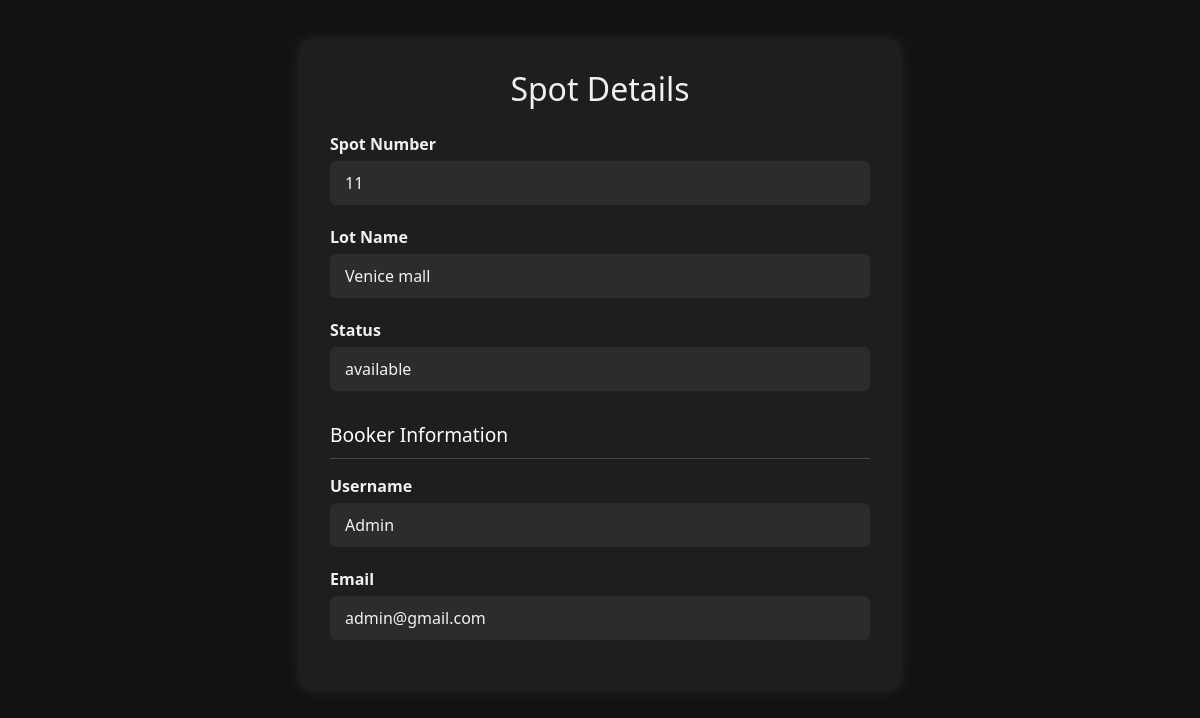
/spot_details/11, run on an earlier commit of the app's database.
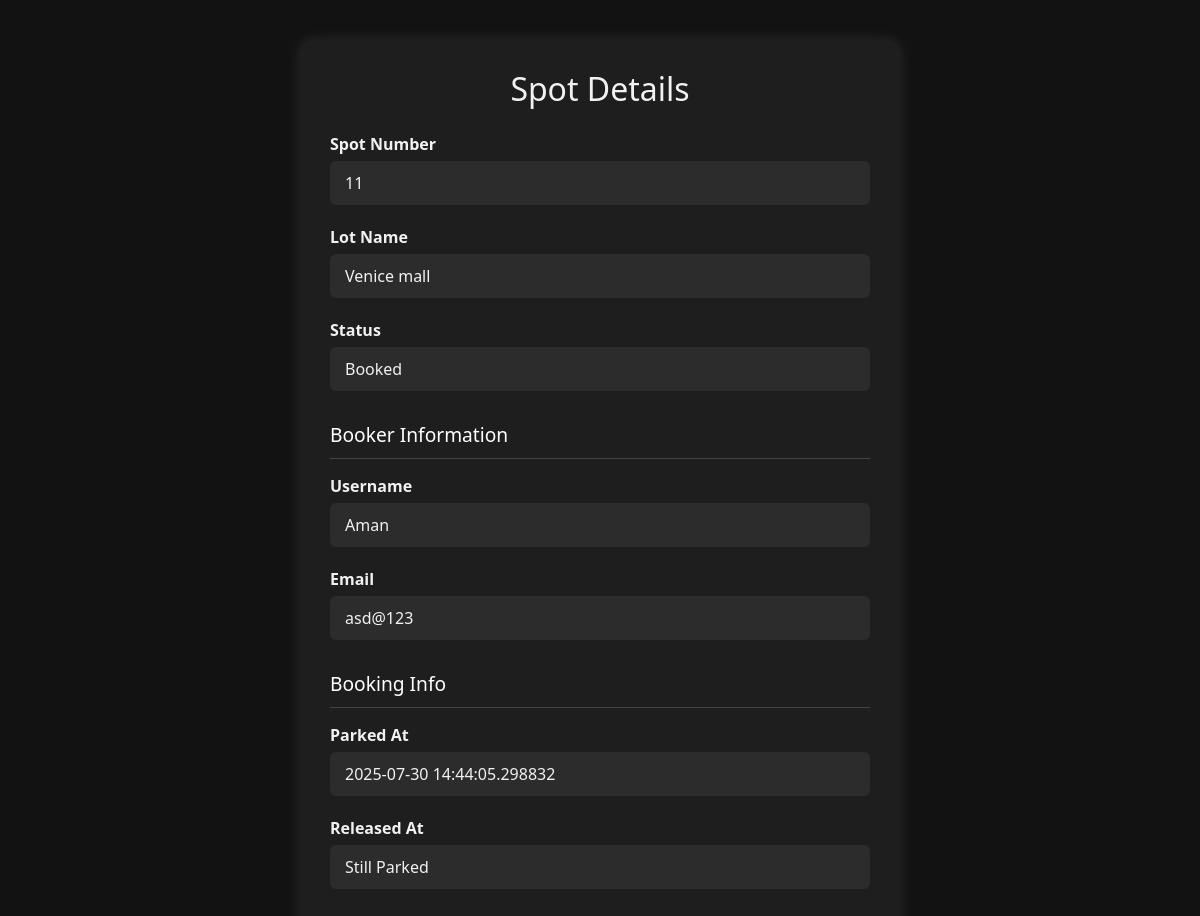
And on a later commit of the database.
### models.py (models this page shows)
class Spot(db.Model):
    id = db.Column(db.Integer, primary_key=True)
    lot_id = db.Column(db.Integer, db.ForeignKey('lot.id'), nullable=False)
    user_id = db.Column(db.Integer, db.ForeignKey('user.id'), nullable=True)
    spot_number = db.Column(db.Integer, nullable = False)
    status = db.Column(db.String(), default='available')
    user = db.relationship('User', backref='spots')
    releases = db.relationship('Release', backref='spot', lazy=True)

class User(db.Model):
    id = db.Column(db.Integer, primary_key=True)
    username = db.Column(db.String(), unique=True, nullable=False)
    email = db.Column(db.String(), unique=True, nullable=False)
    password = db.Column(db.String(), nullable=False)
    role = db.Column(db.String(), default='user')
    location = db.Column(db.String(), unique=False, nullable=True)
    vehicle_number = db.Column(db.String(), unique=True,nullable=True)
    pin = db.Column(db.Integer,nullable=True)
    posts = db.relationship('Release', backref='user', lazy=True)

class Release(db.Model):
    id = db.Column(db.Integer, primary_key=True)
    spot_id = db.Column(db.Integer, db.ForeignKey('spot.id'), nullable=False)
    user_id = db.Column(db.Integer, db.ForeignKey('user.id'), nullable=False)
    parked_at = db.Column(db.DateTime, server_default=db.func.now())
    released_at = db.Column(db.DateTime, nullable=True)
    cost = db.Column(db.Integer, nullable=True)

### app.py (the view)
@app.route('/spot_details/<int:spot_id>')
def spot_details(spot_id):
    spot = Spot.query.get_or_404(spot_id)
    if spot.status.lower() != 'booked' and spot.user_id is None:
        return "This spot is not currently booked.", 404
    user = User.query.get(spot.user_id)
    release = Release.query.filter_by(spot_id=spot.id, user_id=user.id).order_by(Release.parked_at.desc()).first()
    return render_template('spot_details.html', spot=spot, user=user, release=release)

### templates/spot_details.html (shortened to what this page needs)
<!DOCTYPE html>
<html lang="en">
<head>
  <link href="https://cdn.jsdelivr.net/npm/bootstrap@5.0.2/dist/css/bootstrap.min.css" rel="stylesheet">
</head>
<body>
  <div class="container-box">
    <h2 class="text-center mb-4">Spot Details</h2>
    <div class="form-section">
      <div class="label">Spot Number</div>
      <div class="value-box">{{ spot.spot_number }}</div>
    </div>
    <div class="form-section">
      <div class="label">Lot Name</div>
      <div class="value-box">{{ spot.lot.prime_location }}</div>
    </div>
    <div class="form-section">
      <div class="label">Status</div>
      <div class="value-box">{{ spot.status }}</div>
    </div>
    {% if user %}
      <div class="section-title">Booker Information</div>
      <div class="form-section">
        <div class="label">Username</div>
        <div class="value-box">{{ user.username }}</div>
      </div>
      <div class="form-section">
        <div class="label">Email</div>
        <div class="value-box">{{ user.email }}</div>
      </div>
      {% if release %}
        <div class="section-title">Booking Info</div>
        <div class="form-section">
          <div class="label">Parked At</div>
          <div class="value-box">{{ release.parked_at }}</div>
        </div>
        <div class="form-section">
          <div class="label">Released At</div>
          <div class="value-box">{{ release.released_at or "Still Parked" }}</div>
        </div>
      {% endif %}
    {% else %}
      <div class="alert-custom mt-4">No user is associated with this spot.</div>
    {% endif %}
  </div>
</body>
</html>

What changed in the data, as far as the page shows it:
no longer on this page (row unchanged): User: username "Admin", email "admin@gmail.com"
changed Spot: status "available" → "Booked"
now on this page (row unchanged): User: username "Aman", email "asd@123"
added Release: parked_at "2025-07-30 14:44:05.298832", released_at "Still Parked"
Also different on the page:
text now shown: "Booking Info Parked At Released At"
